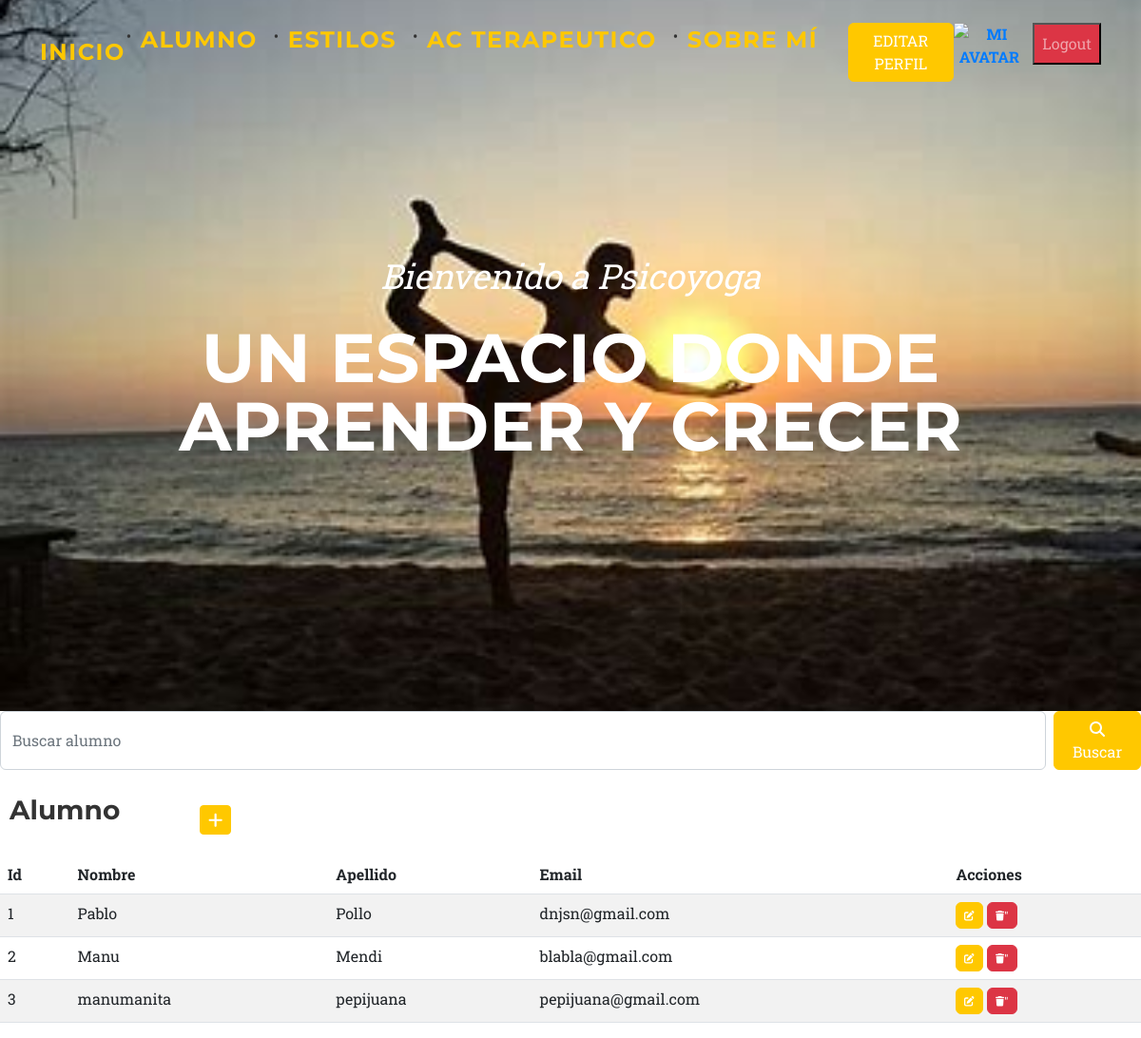
The app's page /alumno/ (signed in) with its own data.
### entidades/models.py (models this page shows, shortened)
class Alumno(models.Model):
    nombre = models.CharField(max_length=60)
    apellido = models.CharField(max_length=60)
    email = models.EmailField()
    """class Meta:
        verbose_name = "Alumno"
        verbose_name_plural = "Alumnos"
        ordering = ["nombre", "apellido"]"""""

### entidades/views.py (the view)
# urls.py: path('alumno/',AlumnoList.as_view(), name="alumno"),
class AlumnoList(LoginRequiredMixin, ListView):     # Esto simplifica la primer linea del def alumno
    model = Alumno

### entidades/templates/entidades/alumno_list.html (shortened to what this page needs)
{% extends "entidades/index.html" %}
{% block contenido %}
<form action="{% url 'busqueda' %}" method="get" class="d-flex justify-content-end mb-3">
  <input type="text" name="buscar" class="form-control me-2" placeholder="Buscar alumno">
  <button type="submit" class="btn btn-primary">
    <i class="fa fa-search"></i> Buscar
  </button>
</form>
<table>
  <tr>
    <td width="200"><h2>Alumno</h2></td>
    <td>
      <a
        href="{% url 'alumnoCreate' %}"
        class="btn btn-primary btn-sm"
        ><i class="fa fa-plus fa-lg" title="Crear"></i>
      </a>
    </td>
  </tr>
</table>
<table class="table table-striped">
  <thead>
    <tr>
      <th>Id</th>
      <th>Nombre</th>
      <th>Apellido</th>
      <th>Email</th>
      <th>Acciones</th>
    </tr>
  </thead>
  <tbody>
    {% for a in alumno_list %}
      <tr>
        <td>{{ a.id }}</td>
        <td>{{ a.nombre }}</td>
        <td>{{ a.apellido }}</td>
        <td>{{ a.email }}</td>
        <td>
          <a
            href="{% url 'alumnoUpdate' a.id %}"
            class="btn btn-primary"
            style="--bs-btn-padding-y: .25rem; --bs-btn-padding-x: .5rem; --bs-btn-font-size: .75rem;"
            ><i class="fa fa-edit fa-sm" title="Edit Record">Editar</i>
          </a>
          <a
            href="{% url 'alumnoDelete' a.id %}"
            class="btn btn-danger"
            style="--bs-btn-padding-y: .25rem; --bs-btn-padding-x: .5rem; --bs-btn-font-size: .75rem;"
            ><i class="fa fa-trash fa-sm" title="Delete Record">Borrar</i>"
          </a>
        </td>
      </tr>
    {% endfor %}
  </tbody>
</table>
{% endblock contenido %}

### records on screen
Alumno: id "1", nombre "Pablo", apellido "Pollo", email "dnjsn@gmail.com"
Alumno: id "2", nombre "Manu", apellido "Mendi", email "blabla@gmail.com"
Alumno: id "3", nombre "manumanita", apellido "pepijuana", email "pepijuana@gmail.com"
